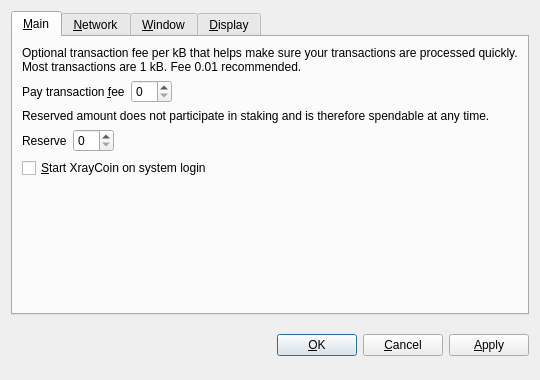
<?xml version="1.0" encoding="UTF-8"?>
<ui version="4.0">
 <class>OptionsDialog</class>
 <widget class="QDialog" name="OptionsDialog">
  <property name="geometry">
   <rect>
    <x>0</x>
    <y>0</y>
    <width>540</width>
    <height>380</height>
   </rect>
  </property>
  <property name="windowTitle">
   <string>Options</string>
  </property>
  <property name="modal">
   <bool>true</bool>
  </property>
  <layout class="QVBoxLayout" name="verticalLayout">
   <item>
    <widget class="QTabWidget" name="tabWidget">
     <property name="tabPosition">
      <enum>QTabWidget::North</enum>
     </property>
     <property name="currentIndex">
      <number>0</number>
     </property>
     <widget class="QWidget" name="tabMain">
      <attribute name="title">
       <string>&amp;Main</string>
      </attribute>
      <layout class="QVBoxLayout" name="verticalLayout_Main">
       <item>
        <widget class="QLabel" name="transactionFeeInfoLabel">
         <property name="text">
          <string>Optional transaction fee per kB that helps make sure your transactions are processed quickly. Most transactions are 1 kB. Fee 0.01 recommended.</string>
         </property>
         <property name="textFormat">
          <enum>Qt::PlainText</enum>
         </property>
         <property name="wordWrap">
          <bool>true</bool>
         </property>
        </widget>
       </item>
       <item>
        <layout class="QHBoxLayout" name="horizontalLayoutFee">
         <item>
          <widget class="QLabel" name="transactionFeeLabel">
           <property name="text">
            <string>Pay transaction &amp;fee</string>
           </property>
           <property name="textFormat">
            <enum>Qt::PlainText</enum>
           </property>
           <property name="buddy">
            <cstring>transactionFee</cstring>
           </property>
          </widget>
         </item>
         <item>
          <widget class="BitcoinAmountField" name="transactionFee"/>
         </item>
         <item>
          <spacer name="horizontalSpacerFee">
           <property name="orientation">
            <enum>Qt::Horizontal</enum>
           </property>
           <property name="sizeHint" stdset="0">
            <size>
             <width>40</width>
             <height>20</height>
            </size>
           </property>
          </spacer>
         </item>
        </layout>
       </item>
       <item>
        <widget class="QLabel" name="reserveBalanceInfoLabel">
         <property name="text">
          <string>Reserved amount does not participate in staking and is therefore spendable at any time.</string>
         </property>
         <property name="textFormat">
          <enum>Qt::PlainText</enum>
         </property>
         <property name="wordWrap">
          <bool>true</bool>
         </property>
        </widget>
       </item>
       <item>
        <layout class="QHBoxLayout" name="horizontalLayoutReserveBalance">
         <item>
          <widget class="QLabel" name="reserveBalanceLabel">
           <property name="text">
            <string>Reserve</string>
           </property>
           <property name="textFormat">
            <enum>Qt::PlainText</enum>
           </property>
           <property name="buddy">
            <cstring>reserveBalance</cstring>
           </property>
          </widget>
         </item>
         <item>
          <widget class="BitcoinAmountField" name="reserveBalance"/>
         </item>
         <item>
          <spacer name="horizontalSpacerReserveBalance">
           <property name="orientation">
            <enum>Qt::Horizontal</enum>
           </property>
           <property name="sizeHint" stdset="0">
            <size>
             <width>40</width>
             <height>20</height>
            </size>
           </property>
          </spacer>
         </item>
        </layout>
       </item>
       <item>
        <widget class="QCheckBox" name="bitcoinAtStartup">
         <property name="toolTip">
          <string>Automatically start XrayCoin after logging in to the system.</string>
         </property>
         <property name="text">
          <string>&amp;Start XrayCoin on system login</string>
         </property>
        </widget>
       </item>
       <item>
        <spacer name="verticalSpacer_Main">
         <property name="orientation">
          <enum>Qt::Vertical</enum>
         </property>
         <property name="sizeHint" stdset="0">
          <size>
           <width>20</width>
           <height>40</height>
          </size>
         </property>
        </spacer>
       </item>
      </layout>
     </widget>
     <widget class="QWidget" name="tabNetwork">
      <attribute name="title">
       <string>&amp;Network</string>
      </attribute>
      <layout class="QVBoxLayout" name="verticalLayout_Network">
       <item>
        <widget class="QCheckBox" name="mapPortUpnp">
         <property name="toolTip">
          <string>Automatically open the XrayCoin client port on the router. This only works when your router supports UPnP and it is enabled.</string>
         </property>
         <property name="text">
          <string>Map port using &amp;UPnP</string>
         </property>
        </widget>
       </item>
       <item>
        <widget class="QCheckBox" name="connectSocks">
         <property name="toolTip">
          <string>Connect to the XrayCoin network through a SOCKS5 proxy (e.g. when connecting through Tor).</string>
         </property>
         <property name="text">
          <string>&amp;Connect through SOCKS5 proxy:</string>
         </property>
        </widget>
       </item>
       <item>
        <layout class="QHBoxLayout" name="horizontalLayout_Network">
         <item>
          <widget class="QLabel" name="proxyIpLabel">
           <property name="text">
            <string>Proxy &amp;IP:</string>
           </property>
           <property name="textFormat">
            <enum>Qt::PlainText</enum>
           </property>
           <property name="buddy">
            <cstring>proxyIp</cstring>
           </property>
          </widget>
         </item>
         <item>
          <widget class="QValidatedLineEdit" name="proxyIp">
           <property name="maximumSize">
            <size>
             <width>140</width>
             <height>16777215</height>
            </size>
           </property>
           <property name="toolTip">
            <string>IP address of the proxy (e.g. 127.0.0.1)</string>
           </property>
          </widget>
         </item>
         <item>
          <widget class="QLabel" name="proxyPortLabel">
           <property name="text">
            <string>&amp;Port:</string>
           </property>
           <property name="textFormat">
            <enum>Qt::PlainText</enum>
           </property>
           <property name="buddy">
            <cstring>proxyPort</cstring>
           </property>
          </widget>
         </item>
         <item>
          <widget class="QLineEdit" name="proxyPort">
           <property name="maximumSize">
            <size>
             <width>55</width>
             <height>16777215</height>
            </size>
           </property>
           <property name="toolTip">
            <string>Port of the proxy (e.g. 9050)</string>
           </property>
          </widget>
         </item>
         <item>
          <spacer name="horizontalSpacer_Network">
           <property name="orientation">
            <enum>Qt::Horizontal</enum>
           </property>
           <property name="sizeHint" stdset="0">
            <size>
             <width>40</width>
             <height>20</height>
            </size>
           </property>
          </spacer>
         </item>
        </layout>
       </item>
       <item>
        <spacer name="verticalSpacer_Network">
         <property name="orientation">
          <enum>Qt::Vertical</enum>
         </property>
         <property name="sizeHint" stdset="0">
          <size>
           <width>20</width>
           <height>40</height>
          </size>
         </property>
        </spacer>
       </item>
      </layout>
     </widget>
     <widget class="QWidget" name="tabWindow">
      <attribute name="title">
       <string>&amp;Window</string>
      </attribute>
      <layout class="QVBoxLayout" name="verticalLayout_Window">
       <item>
        <widget class="QCheckBox" name="minimizeToTray">
         <property name="toolTip">
          <string>Show only a tray icon after minimizing the window.</string>
         </property>
         <property name="text">
          <string>&amp;Minimize to the tray instead of the taskbar</string>
         </property>
        </widget>
       </item>
       <item>
        <widget class="QCheckBox" name="minimizeOnClose">
         <property name="toolTip">
          <string>Minimize instead of exit the application when the window is closed. When this option is enabled, the application will be closed only after selecting Quit in the menu.</string>
         </property>
         <property name="text">
          <string>M&amp;inimize on close</string>
         </property>
        </widget>
       </item>
       <item>
        <spacer name="verticalSpacer_Window">
         <property name="orientation">
          <enum>Qt::Vertical</enum>
         </property>
         <property name="sizeHint" stdset="0">
          <size>
           <width>20</width>
           <height>40</height>
          </size>
         </property>
        </spacer>
       </item>
      </layout>
     </widget>
     <widget class="QWidget" name="tabDisplay">
      <attribute name="title">
       <string>&amp;Display</string>
      </attribute>
      <layout class="QVBoxLayout" name="verticalLayout_Display">
       <item>
        <layout class="QHBoxLayout" name="horizontalLayout_1_Display">
         <item>
          <widget class="QLabel" name="langLabel">
           <property name="text">
            <string>User Interface &amp;language:</string>
           </property>
           <property name="textFormat">
            <enum>Qt::PlainText</enum>
           </property>
           <property name="buddy">
            <cstring>lang</cstring>
           </property>
          </widget>
         </item>
         <item>
          <widget class="QValueComboBox" name="lang">
           <property name="toolTip">
            <string>The user interface language can be set here. This setting will take effect after restarting XrayCoin.</string>
           </property>
          </widget>
         </item>
        </layout>
       </item>
       <item>
        <layout class="QHBoxLayout" name="horizontalLayout_2_Display">
         <item>
          <widget class="QLabel" name="unitLabel">
           <property name="text">
            <string>&amp;Unit to show amounts in:</string>
           </property>
           <property name="textFormat">
            <enum>Qt::PlainText</enum>
           </property>
           <property name="buddy">
            <cstring>unit</cstring>
           </property>
          </widget>
         </item>
         <item>
          <widget class="QValueComboBox" name="unit">
           <property name="toolTip">
            <string>Choose the default subdivision unit to show in the interface and when sending coins.</string>
           </property>
          </widget>
         </item>
        </layout>
       </item>
       <item>
        <widget class="QCheckBox" name="coinControlFeatures">
         <property name="toolTip">
          <string>Whether to show coin control features or not.</string>
         </property>
         <property name="text">
          <string>Display coin &amp;control features (experts only!)</string>
         </property>
        </widget>
       </item>
       <item>
        <widget class="QCheckBox" name="useBlackTheme">
         <property name="text">
          <string>Use black visual theme (requires restart)</string>
         </property>
        </widget>
       </item>
       <item>
        <spacer name="verticalSpacer_Display">
         <property name="orientation">
          <enum>Qt::Vertical</enum>
         </property>
         <property name="sizeHint" stdset="0">
          <size>
           <width>20</width>
           <height>40</height>
          </size>
         </property>
        </spacer>
       </item>
      </layout>
     </widget>
    </widget>
   </item>
   <item>
    <layout class="QHBoxLayout" name="horizontalLayout_Buttons">
     <item>
      <spacer name="horizontalSpacer_1">
       <property name="orientation">
        <enum>Qt::Horizontal</enum>
       </property>
       <property name="sizeHint" stdset="0">
        <size>
         <width>40</width>
         <height>48</height>
        </size>
       </property>
      </spacer>
     </item>
     <item>
      <widget class="QLabel" name="statusLabel">
       <property name="font">
        <font>
         <weight>75</weight>
         <bold>true</bold>
        </font>
       </property>
       <property name="text">
        <string/>
       </property>
       <property name="textFormat">
        <enum>Qt::PlainText</enum>
       </property>
       <property name="wordWrap">
        <bool>true</bool>
       </property>
      </widget>
     </item>
     <item>
      <spacer name="horizontalSpacer_2">
       <property name="orientation">
        <enum>Qt::Horizontal</enum>
       </property>
       <property name="sizeHint" stdset="0">
        <size>
         <width>40</width>
         <height>48</height>
        </size>
       </property>
      </spacer>
     </item>
     <item>
      <widget class="QPushButton" name="okButton">
       <property name="text">
        <string>&amp;OK</string>
       </property>
      </widget>
     </item>
     <item>
      <widget class="QPushButton" name="cancelButton">
       <property name="text">
        <string>&amp;Cancel</string>
       </property>
       <property name="autoDefault">
        <bool>false</bool>
       </property>
      </widget>
     </item>
     <item>
      <widget class="QPushButton" name="applyButton">
       <property name="text">
        <string>&amp;Apply</string>
       </property>
       <property name="autoDefault">
        <bool>false</bool>
       </property>
      </widget>
     </item>
    </layout>
   </item>
  </layout>
 </widget>
 <customwidgets>
  <customwidget>
   <class>BitcoinAmountField</class>
   <extends>QSpinBox</extends>
   <header>bitcoinamountfield.h</header>
  </customwidget>
  <customwidget>
   <class>QValueComboBox</class>
   <extends>QComboBox</extends>
   <header>qvaluecombobox.h</header>
  </customwidget>
  <customwidget>
   <class>QValidatedLineEdit</class>
   <extends>QLineEdit</extends>
   <header>qvalidatedlineedit.h</header>
  </customwidget>
 </customwidgets>
 <resources/>
 <connections/>
</ui>
